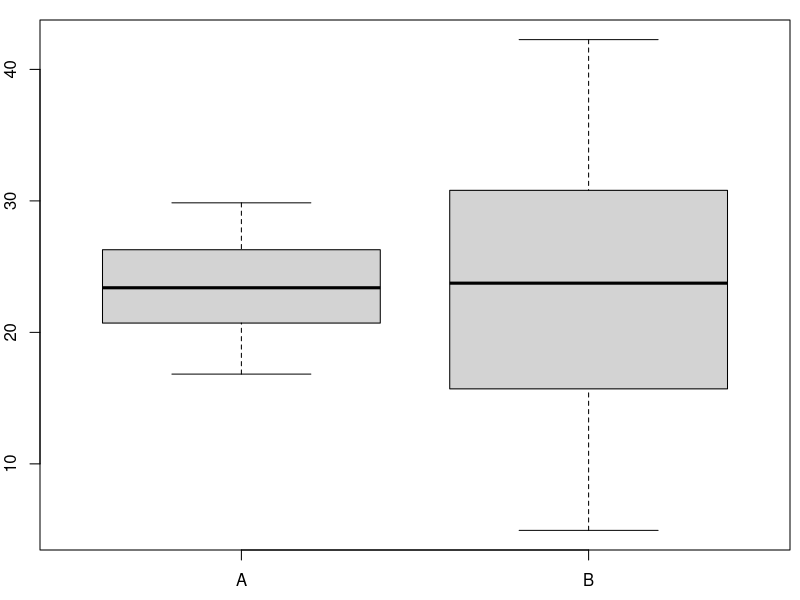

Write R code to recreate this figure. (Note: this script raises an error after producing the figure.)
## ---- chunk 1
## convenience functions
SK <- function(x) diff(diff(fivenum(x)[2:4]))/diff(fivenum(x)[c(2, 4)])
trob <- function(a, b)
  (median(a) - median(b))/sqrt(var(a)/length(a) + var(b)/length(b))

## DATA GENERATION
## dgp for one sample
dgp <- function(location = 0, scale = 1, skewed = FALSE, outlier = NULL,
  n = 10, amount = 0.1)
{
  ## basic intervals from which equal amounts of observations are drawn
  qq <- if (skewed) c(0, 2, 2.2, 6, 10) else c(0, 3, 5, 7, 10)
  sim <- function(x) {
    rval <- NULL
    for(i in 1:(length(x)-1)) rval <- c(rval, runif(n, min = x[i], max = x[i+1]))
    rval <- jitter(rval, amount = amount)
    rval <- rval/4
    rval
  }
  ## draw under restrictions about IQR and SK
  rval <- sim(qq)
  if (skewed) {
    while(IQR(rval) > 1.15 | IQR(rval) < 0.85 | abs(SK(rval)) < 0.7) rval <- sim(qq)
  } else {
    while(IQR(rval) > 1.15 | IQR(rval) < 0.85 |abs(SK(rval)) > 0.15) rval <- sim(qq)
  }

  ## raw values (location = 0, scale = 1)
  rval <- rval - ifelse(skewed, 0.55, 1.25)

  ## add outliers
  rval <- c(rval, outlier)
  
  ## scale and shift
  rval <- rval * scale + location

  return(rval)
}

## generate random parameters for dgp()
scale <- sample(c(1, sample(c(1, 3), 1))) * runif(1, min = 0.5, max = 10) * sample(c(-1, 1), 1)
location <- sample(c(0, sample(c(0, 2), 1))) * scale + runif(1, min = -50, max = 50)
skewed <- if (runif(1) < 2/3) c(FALSE, FALSE) else sample(c(TRUE, sample(c(TRUE, FALSE), 1)))
if (runif(1) < 2/3) {
  outlier <- list(NULL, NULL)
} else {
  if (any(skewed)) {
    outlier <- if (skewed[1]) -sign(scale[1]) * runif(sample(1:2, 1), min = 3, max = 4) else NULL
    outlier <- c(list(outlier), if (skewed[2])
      list(-sign(scale[1]) * runif(sample((0:1 + !skewed[1]), 1), min = 3, max = 4)) else list(NULL))
  } else {
    outlier <- runif(sample(1:3, 1), min = 3, max = 4)
    outlier <- outlier * sample(c(-1, 1), length(outlier), replace = TRUE)
    id <- sample(1:length(outlier), sample(1:length(outlier), 1))
    outlier1 <- outlier[id]
    outlier2 <- outlier[-id]
    outlier <- list(if(length(outlier1) > 0) outlier1 else NULL,
      if (length(outlier2) > 0) outlier2 else NULL)
  }
}

## call dgp under certain constrains
A <- dgp(location = location[1], scale = scale[1], skewed = skewed[1], outlier = outlier[[1]],
  n = sample(8:12, 1))
B <- dgp(location = location[2], scale = scale[2], skewed = skewed[2], outlier = outlier[[2]],
  n = sample(8:12, 1))
while((length(unique(location)) < 2 & abs(trob(A, B)) > 0.4) | (abs(SK(A)) > 0.15 & abs(SK(A)) < 0.7) | (abs(SK(B)) > 0.15 & abs(SK(B)) < 0.7)) {
  A <- dgp(location = location[1], scale = scale[1], skewed = skewed[1], outlier = outlier[[1]],
    n = sample(8:12, 1))
  B <- dgp(location = location[2], scale = scale[2], skewed = skewed[2], outlier = outlier[[2]],
    n = sample(8:12, 1))
}
SK_A <- ifelse(abs(SK(A)) < 0.2, "symmetric", ifelse(SK(A) >= 0.2, "right-skewed", "left-skewed"))
SK_B <- ifelse(abs(SK(B)) < 0.2, "symmetric", ifelse(SK(B) >= 0.2, "right-skewed", "left-skewed"))

## QUESTION/ANSWER GENERATION
questions <- character(5)
solutions <- logical(5)
explanations <- character(5)

questions[1] <- "A localização de ambas as distribuições é aproximadamente a mesma."
solutions[1] <- abs(trob(A, B)) < 0.5
explanations[1] <- if (solutions[1]) "Ambas as distribuições têm uma localização semelhante." else
  paste("Distribuição ", c("A", "B")[(median(A) < median(B)) + 1],
    " tem em média valores mais altos que a distribuição ", 
    c("A", "B")[(median(A) >= median(B)) + 1], ".", sep = "")

outlier <- length(unlist(outlier)) > 0
questions[2] <- "Ambas as distribuições não contêm valores discrepantes."
solutions[2] <- !outlier
explanations[2] <- if (solutions[2])
  "Ambas as distribuições não têm observações que desviem mais de 1,5 vezes a amplitude interquartil." else "Existem observações que diferem mais de 1,5 vezes a amplitude interquartil."

questions[3] <- "A dispersão na amostra A é maior que na B."
solutions[3] <- IQR(A)/IQR(B) > 1.5
explanations[3] <- paste("A amplitude interquartil da amostra A",
  ifelse(solutions[3], "", "_não_"), "é maior que em B.")

questions[4] <- "A simetria de ambas as amostras é semelhante."
solutions[4] <- SK_A == SK_B
explanations[4] <- if (solutions[4]) paste("A assimetria de ambas as distribuições é semelhante, ambas são",
    ifelse(abs(SK(A)) < 0.2, "simétrica.", ifelse(SK(A) >= 0.2, "assimétrica à direita.", "assimétrica à esquerda."))) else
    paste("A simetria de ambas as distribuições é diferente. Amostra A é",
    ifelse(abs(SK(A)) < 0.2, "simétrica..", ifelse(SK(A) >= 0.2, "assimétrica à direita.", "assimétrica à esquerda.")),
    "Amostra B é", ifelse(abs(SK(B)) < 0.2, "simétrica.", ifelse(SK(B) >= 0.2, "assimétrica à direita.", "assimétrica à esquerda.")))

i <- sample(1:2, 1)
j <- sample(1:3, 1)
questions[5] <- paste("Distribuição ", c("A", "B")[i], " é ", 
                      c("simétrica", "assimétrica à direita", "assimétrica à esquerda")[j], ".", sep = "")
SK_i <- SK(list(A, B)[[i]])
solutions[5] <- switch(j, abs(SK_i) < 0.2,
                       SK_i >= 0.2,
                       SK_i <= -0.2)
explanations[5] <- paste("Distribuição ", c("A", "B")[i], " é ",
                         ifelse(abs(SK_i) < 0.2, "simétrica.", 
                                ifelse(SK_i >= 0.2, "assimétrica à direita.", "assimétrica à esquerda.")))
## ---- chunk 2
par(mar = c(2.5, 2, 1, 0.5))
dat <- data.frame(y = c(A, B), x = factor(rep(c("A", "B"), c(length(A), length(B)))))
boxplot(y ~ x, data = dat, xlab = "", ylab = "")
## ---- chunk 3
answerlist(questions, markup = "markdown")
## ---- chunk 4
answerlist(ifelse(solutions, "True", "False"), explanations, markup = "markdown")
